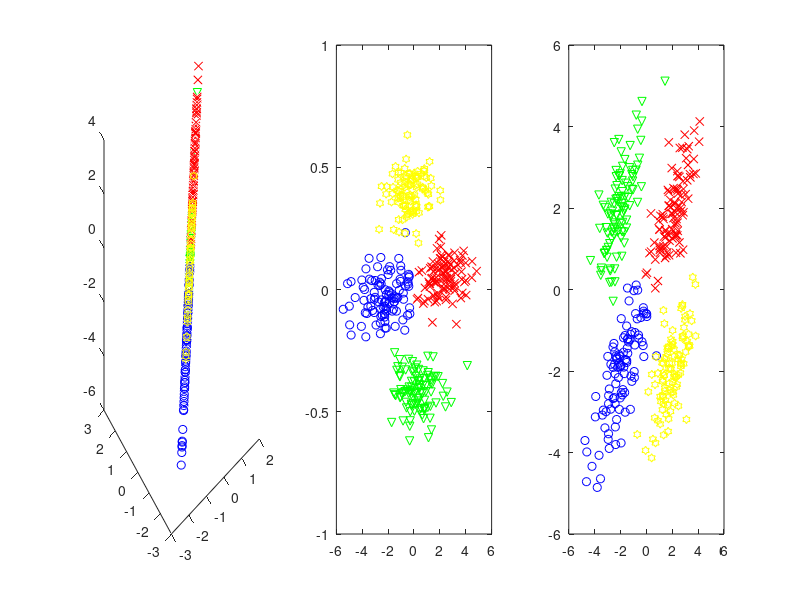

The MATLAB source for this figure:
% CSCI 5521 Introduction to Machine Learning, Spring 2015 
% Rui Kuang
% Demonstration of PCA 

mu = [-1 -1;
      1 1;
      -1 1;
       1 -1]

% Shared covariance matrix
sigma = [1 0.7;0.7 1];

pj = rand (3,3);
pj = pj * diag(sum(pj))^-1;

for i=1:4
    range=(i-1)*100;
    rm(range+1:range+100,:) = mvnrnd(mu(i,:)*2,sigma,100);
    R(range+1:range+100,:) = [rm(range+1:range+100,:) zeros(100,1)] * pj;
end

subplot(1,3,1);
plot3(R(1:100,1),R(1:100,2),R(1:100,3),'ob'); hold on;
plot3(R(101:200,1),R(101:200,2),R(101:200,3),'xr'); hold on;
plot3(R(201:300,1),R(201:300,2),R(201:300,3),'vg'); hold on;
plot3(R(301:400,1),R(301:400,2),R(301:400,3),'hy');

[coeff,score,latent] = pca(R);
P = score(:,1:2);

subplot(1,3,2);% plot th data after projection
plot(P(1:100,1),P(1:100,2),'ob'); hold on;
plot(P(101:200,1),P(101:200,2),'xr'); hold on;
plot(P(201:300,1),P(201:300,2),'vg'); hold on;
plot(P(301:400,1),P(301:400,2),'hy');

subplot(1,3,3);% plot the data before rotation in the original 2-D space.
plot(rm(1:100,1),rm(1:100,2),'ob'); hold on;
plot(rm(101:200,1),rm(101:200,2),'xr'); hold on;
plot(rm(201:300,1),rm(201:300,2),'vg'); hold on;
plot(rm(301:400,1),rm(301:400,2),'hy');




